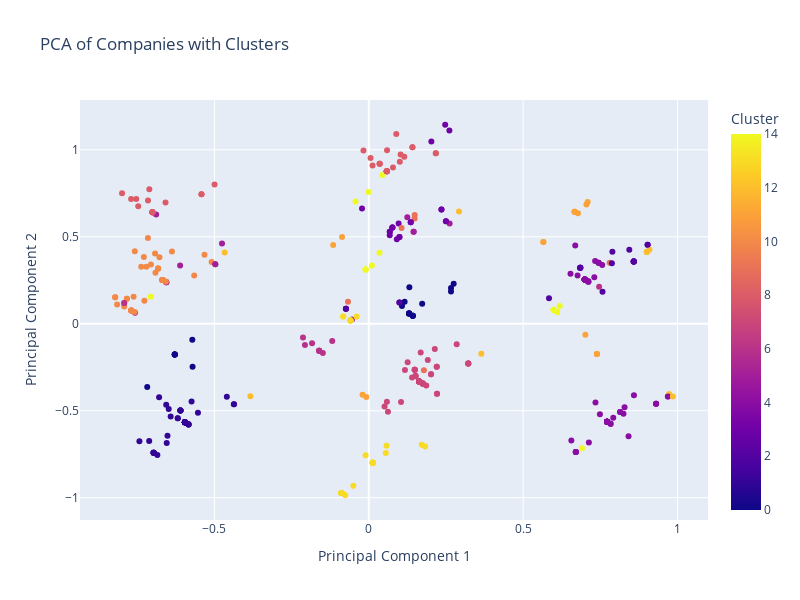

The code cell stored with this chart in its notebook:
### Code cell
clustered_df, fig = visualize_clusters(binary_encoded, 15)
fig.show()

### Figure 1 — Plotly figure (JSON) as saved in the notebook; plotly's stock layout.template omitted (floating-point values rounded to 4 significant figures; data arrays with more than 128 entries replaced by an {"elided": "..."} marker saying what was removed)
{"data": [{"customdata": {"elided": "437x2 mixed values"}, "hovertemplate": "Principal Component 1=%{x}<br>Principal Component 2=%{y}<br>Company name=%{customdata[0]}<br>Cluster=%{marker.color}<extra></extra>", "legendgroup": "", "marker": {"color": {"elided": "437 int values"}, "coloraxis": "coloraxis", "symbol": "circle"}, "mode": "markers", "name": "", "orientation": "v", "showlegend": false, "type": "scatter", "x": {"elided": "437 float values"}, "xaxis": "x", "y": {"elided": "437 float values"}, "yaxis": "y"}], "layout": {"coloraxis": {"colorbar": {"title": {"text": "Cluster"}}, "colorscale": [[0, "#0d0887"], [0.1111, "#46039f"], [0.2222, "#7201a8"], [0.3333, "#9c179e"], [0.4444, "#bd3786"], [0.5556, "#d8576b"], [0.6667, "#ed7953"], [0.7778, "#fb9f3a"], [0.8889, "#fdca26"], [1, "#f0f921"]]}, "height": 600, "legend": {"tracegroupgap": 0}, "title": {"text": "PCA of Companies with Clusters"}, "width": 800, "xaxis": {"anchor": "y", "domain": [0, 1], "title": {"text": "Principal Component 1"}}, "yaxis": {"anchor": "x", "domain": [0, 1], "title": {"text": "Principal Component 2"}}}}
